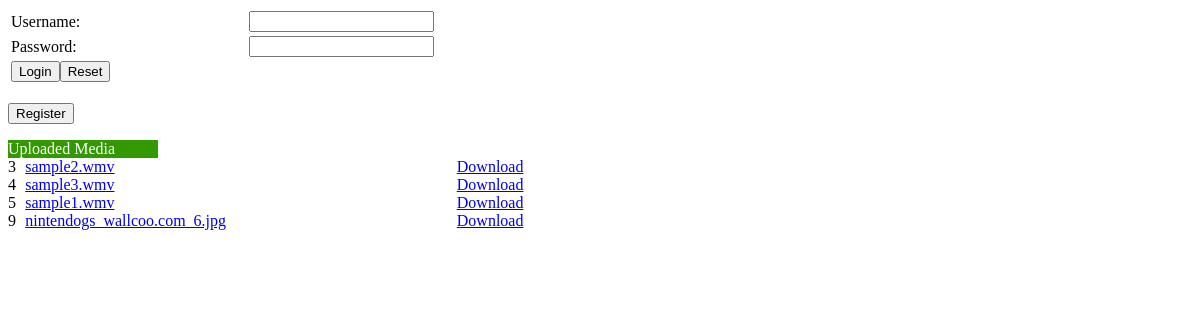
/, run on an earlier commit of the app's database.
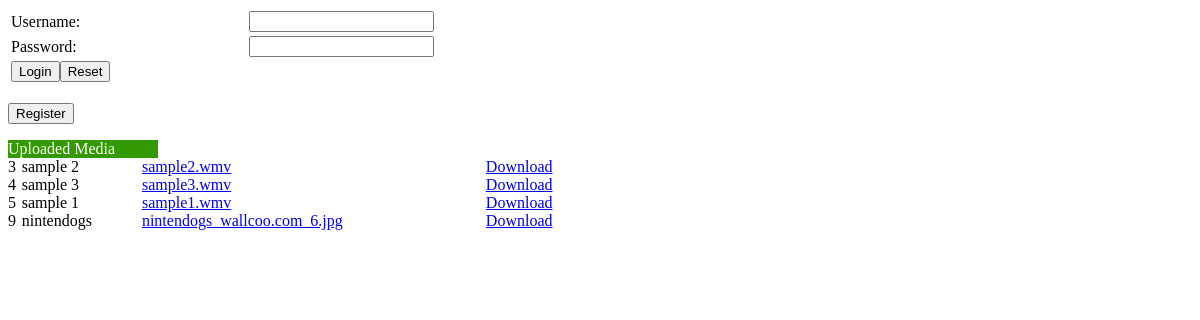
And on a later commit of the database.
### tables this page shows
CREATE TABLE IF NOT EXISTS `media` (
  `mediaid` int NOT NULL AUTO_INCREMENT,
  `filename` varchar(64) NOT NULL,
  `filepath` varchar(256) NOT NULL,
  `type` varchar(30) DEFAULT '0',
  `lastaccesstime` timestamp NULL DEFAULT CURRENT_TIMESTAMP,
  PRIMARY KEY (`mediaid`)
);

CREATE TABLE IF NOT EXISTS `mediainfo` (
  `mediainfoid` int NOT NULL,
  `title` varchar(50) NOT NULL,
  `description` varchar(5000) NOT NULL,
  PRIMARY KEY (`mediainfoid`)
);

### config.php (called while the page is built)
<?php
$dbhost = "mysql1.cs.clemson.edu";
$dbuser = "MTbPrjct_tuzj";
$dbpass = "metube123";
$database = "MeTubeProject_zfvm";
?>

### mysqlClass.inc.php (called while the page is built, shortened)
<?php
class mysql_db {
	function mysql_db($dbhost, $dbuser, $dbpass, $database) {
		$this->server = $dbhost;
		$this->user = $dbuser;
		$this->password = $dbpass;
		$this->dbname = $database;
		$this->db_connect_id = @mysqli_connect($this->server, $this->user, $this->password, $this->dbname);
	}
}
include_once ("config.php");
$db = new mysql_db($dbhost, $dbuser, $dbpass, $database);
?>

### index.php (the view, shortened to what this page needs)
<link rel="stylesheet" type="text/css" href="css/default.css" />
<?php
include_once "function.php";
?>
	<form method="post" action="<?php echo "index.php"; ?>">
	<table width="100%">
		<tr>
			<td  width="20%">Username:</td>
			<td width="80%"><input class="text"  type="text" name="username"><br /></td>
		</tr>
		<tr>
			<td  width="20%">Password:</td>
			<td width="80%"><input class="text"  type="password" name="password"><br /></td>
		</tr>
		<tr>
			<td><input name="submit" type="submit" value="Login"><input name="reset" type="reset" value="Reset"><br /></td>
		</tr>
	</table>
	</form>
	<form action="register.php">
		<input type="submit" value="Register">
	</form>
<?php
$query = "SELECT * from media";
$result = mysqli_query($db->db_connect_id, $query );
$queryi = "SELECT * from mediainfo";
$infores = mysqli_query($db->db_connect_id,$queryi);
?>
<div style="background:#339900;color:#FFFFFF; width:150px;">Uploaded Media</div>
<table width="50%" cellpadding="0" cellspacing="0">
	<?php
		while ($result_row = mysqli_fetch_row($result))
		{ $resi_row = mysqli_fetch_row($infores);
	?>
	<tr valign="top">
		<td>
				<?php
					echo $result_row[0];
				?>
		</td>
		<td>
			<?php
				echo $resi_row[1];
			?>
		</td>
		<td>
			<a href="media.php?id=<?php echo $result_row[0];?>" target="_blank"><?php echo $result_row[1];?></a>
		</td>
		<td>
			<a href="<?php echo $result_row[2].$result_row[1];?>" target="_blank" onclick="javascript:saveDownload(<?php echo $result_row[0];?>);">Download</a>
		</td>
	</tr>
	<?php
		}
	?>
</table>

What changed in the data, as far as the page shows it:
changed media "sample2.wmv": mediainfo.title (not shown) → "sample 2"
changed media "sample3.wmv": mediainfo.title (not shown) → "sample 3"
changed media "sample1.wmv": mediainfo.title (not shown) → "sample 1"
changed media "nintendogs_wallcoo.com_6.jpg": mediainfo.title (not shown) → "nintendogs"
